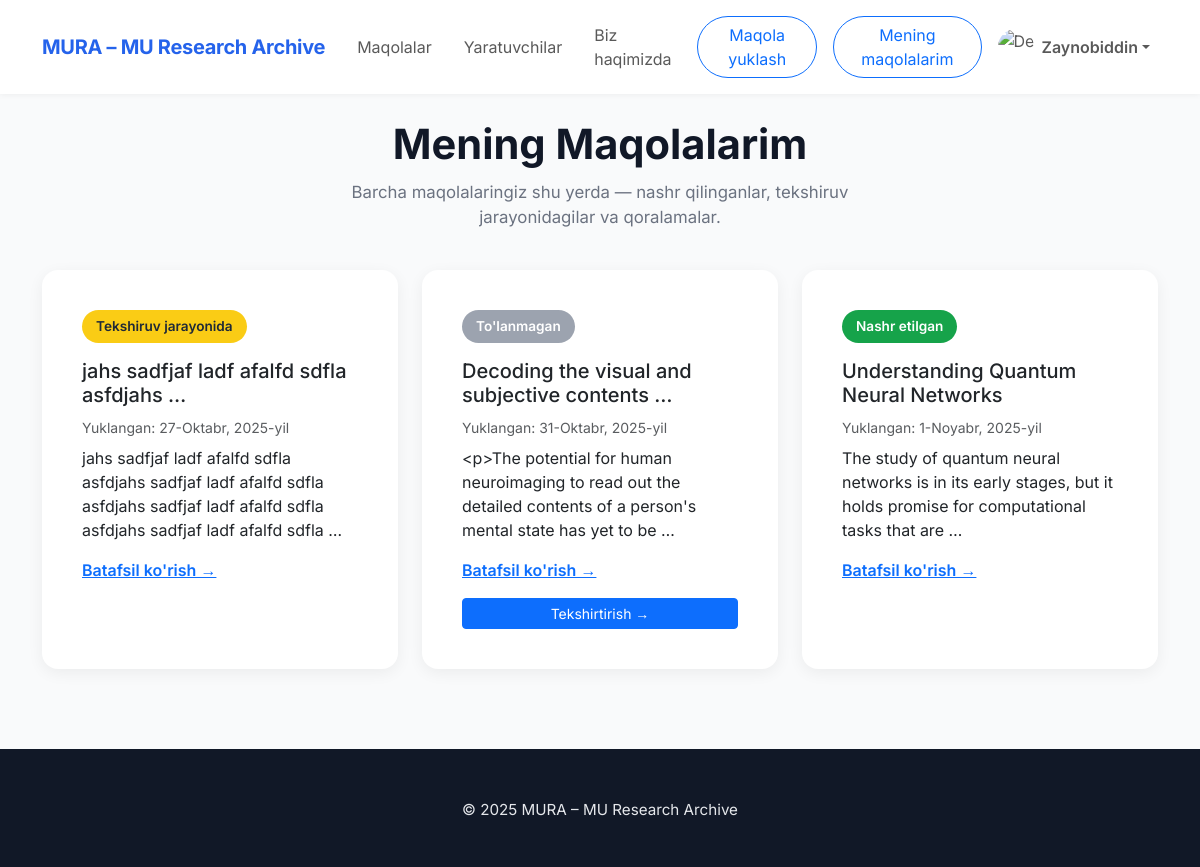
Before: /my-papers/ (signed in) with the older database file.
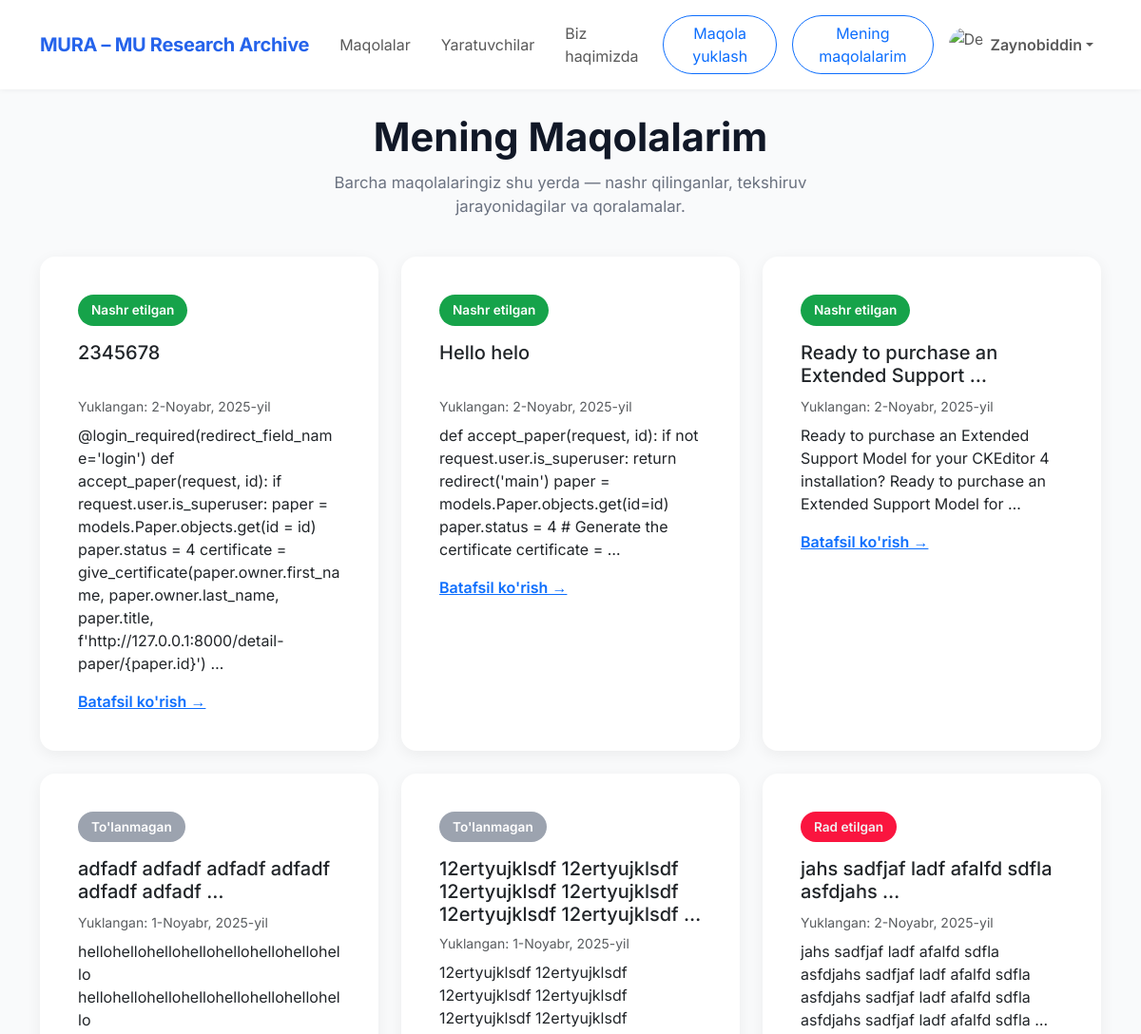
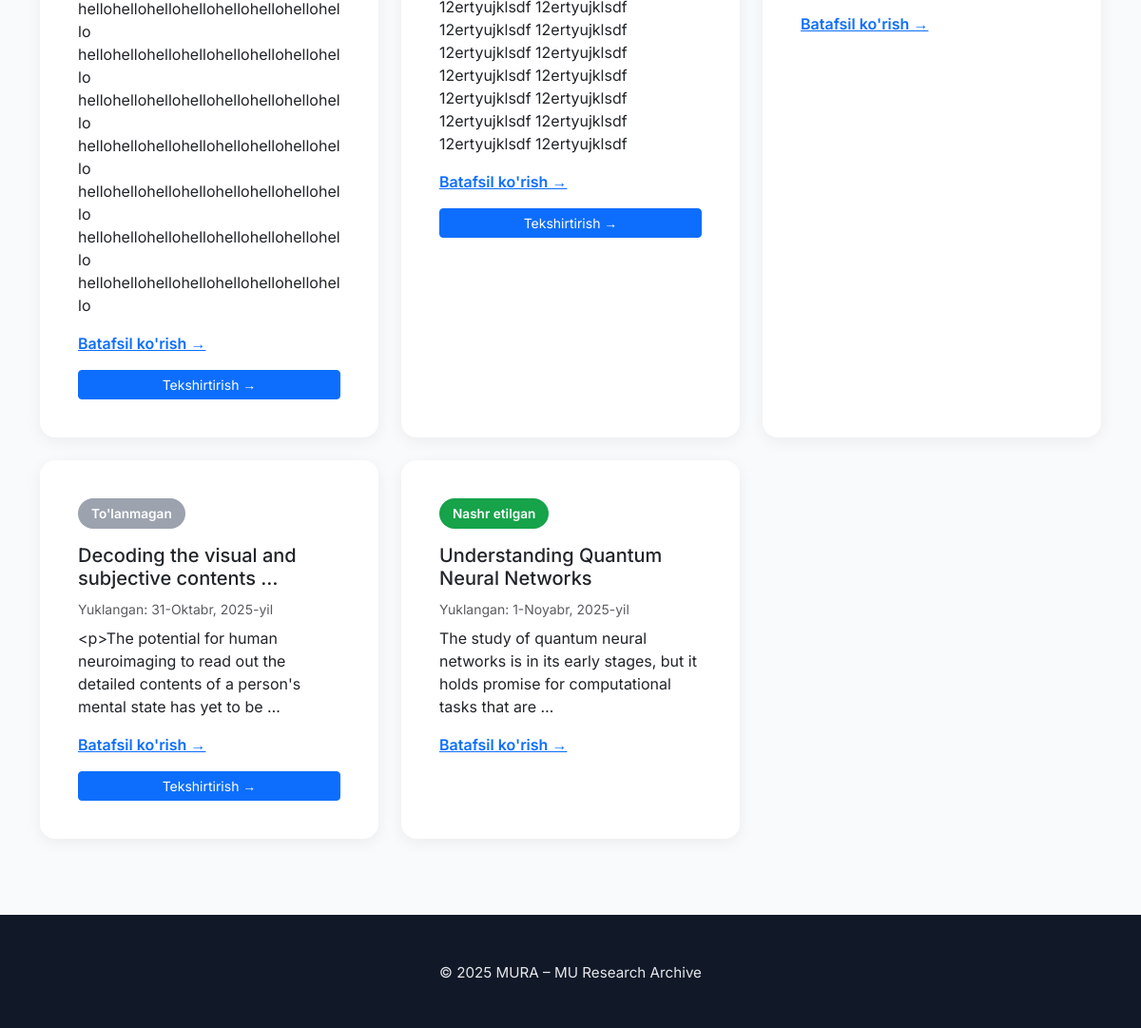
After: the same page with the newer database file (2 pictures, top to bottom).
### main/models.py (models this page shows, shortened)
class Paper(models.Model):
    STATUS_CHOICES = [
        (1, 'draft'),
        (2, 'on_process'),
        (3, 'declined'),
        (4, 'accepted'),
        (5, 'payment_process'),
        (6, 'blocked')
    ]
    owner = models.ForeignKey(CustomUser, on_delete=models.CASCADE)
    category = models.ForeignKey('Category', on_delete=models.SET_NULL, null=True)
    title = models.CharField(
        max_length=200,
        validators=[MinLengthValidator(1)],
        help_text="Sarlavha 1–100 belgidan iborat bo‘lishi kerak."
    )
    abstract = models.TextField(
        validators=[MinLengthValidator(100)],
        help_text="Qisqacha mazmun kamida 100 ta belgidan iborat bo‘lishi kerak."
    )
    intro = models.TextField()
    file = models.FileField(upload_to='pdfs/')
    status = models.IntegerField(
        choices=STATUS_CHOICES,
        default=1,
        help_text="Maqolaning joriy holatini tanlang."
    )
    published_at = models.DateField(auto_now=True)
    keywords = models.CharField(
        validators=[MinLengthValidator(10)],
        help_text="Kalit so‘zlar 10–300 belgidan iborat bo‘lishi kerak."
    )
    pages = models.IntegerField(
        null=True,
        blank=True,
        help_text="Betlar soni 3–50 oralig‘ida bo‘lishi kerak."
    )
    organization = models.CharField(
        max_length=120,
        validators=[MinLengthValidator(1)],
        null=True,
        blank=True,
        help_text="Tashkilot nomi 5–120 belgidan iborat bo‘lishi kerak."
    )
    paid_at = models.DateTimeField(null=True, blank=True)
    reject_count = models.IntegerField(default=0)
    citations = models.TextField(null=True)
    certificate = models.FileField(null=True)

### main/views.py (the view)
# urls.py: path('my-papers/', MyPapersView.as_view(), name='my_papers'),
class MyPapersView(LoginRequiredMixin, ListView):
    model = Paper
    template_name = 'papers.html'
    context_object_name = 'papers'
    login_url = 'login'
    def get_queryset(self):
        return Paper.objects.filter(owner=self.request.user).order_by('-id')

### templates/papers.html (shortened to what this page needs)
{% extends "base.html" %}
{% load static %}
{% block style %}
    <link href="https://cdn.jsdelivr.net/npm/bootstrap@5.3.3/dist/css/bootstrap.min.css" rel="stylesheet"/>
    <link rel="stylesheet" href="{% static 'main/css/papers.css' %}">
{% endblock %}
{% block content %}
    <section class="container my-5">
        <div class="section-header">
            <h1>Mening Maqolalarim</h1>
            <p>Barcha maqolalaringiz shu yerda — nashr qilinganlar, tekshiruv jarayonidagilar va qoralamalar.</p>
        </div>
        <div class="row g-4">
            {% for paper in papers %}
                <div class="col-12 col-md-6 col-lg-4 d-flex">
                    <div class="card p-4 flex-fill">
                        <div class="card-body">
                            {% if paper.status == 1 %}
                                <span class="status-badge status-draft">To'lanmagan</span>
                            {% elif paper.status == 2 %}
                                <span class="status-badge status-review">Tekshiruv jarayonida</span>
                            {% elif paper.status == 3 %}
                                <span class="status-badge status-decline">Rad etilgan</span>
                            {% elif paper.status == 4 %}
                                <span class="status-badge status-published">Nashr etilgan</span>
                            {% elif paper.status == 5 %}
                                <span class="status-badge status-review">To'lov tekshirilmoqda</span>
                            {% endif %}
                            <h5 class="card-title mt-2" style="min-height: 50px;">{{ paper.title|truncatewords:6 }}</h5>
                            <p class="text-muted small mb-2">Yuklangan: {{ paper.published_at }}</p>
                            <p style="min-height: 90px;">{{ paper.intro|truncatewords:20}}</p>
                            <a href="{% url 'my_paper' paper.id %}" class="text-primary fw-semibold">Batafsil ko'rish
                                →</a>
                            {% if paper.status == 1 %}
                                <a style="width: 100%;" href="{% url 'apply_otp' paper.id %}"
                                   class="btn btn-sm btn-primary mt-3">Tekshirtirish →</a>
                            {% endif %}
                        </div>
                    </div>
                </div>
            {% endfor %}
        </div>
    </section>
{% endblock %}

Changed rows visible on the page:
added Paper: status "Nashr etilgan", title "2345678", published_at "2-Noyabr, 2025-yil", intro "@login_required(redirect_field_name='login') def accept_paper(request, id): if request.user.is_superuser: paper = models.Paper.objects.get(id = id) paper.status = 4 certificate = give_certificate(paper.owner.first_name, paper.owner.last_name, paper.title, f'http://127.0.0.1:8000/detail-paper/{paper.id}') …"
added Paper: status "Nashr etilgan", title "Hello helo", published_at "2-Noyabr, 2025-yil", intro "def accept_paper(request, id): if not request.user.is_superuser: return redirect('main') paper = models.Paper.objects.get(id=id) paper.status = 4 # Generate the certificate certificate = …"
added Paper: status "Nashr etilgan", title "Ready to purchase an Extended Support …", published_at "2-Noyabr, 2025-yil", intro "Ready to purchase an Extended Support Model for your CKEditor 4 installation? Ready to purchase an Extended Support Model for …"
added Paper: status "To'lanmagan", title "adfadf adfadf adfadf adfadf adfadf adfadf …", published_at "1-Noyabr, 2025-yil", intro "hellohellohellohellohellohellohellohello hellohellohellohellohellohellohellohello hellohellohellohellohellohellohellohello hellohellohellohellohellohellohellohello hellohellohellohellohellohellohellohello hellohellohellohellohellohellohellohello hellohellohellohellohellohellohellohello hellohellohellohellohellohellohellohello hellohellohellohellohellohellohellohello"
added Paper: status "To'lanmagan", title "12ertyujklsdf 12ertyujklsdf 12ertyujklsdf 12ertyujklsdf 12ertyujklsdf 12ertyujklsdf …", published_at "1-Noyabr, 2025-yil", intro "12ertyujklsdf 12ertyujklsdf 12ertyujklsdf 12ertyujklsdf 12ertyujklsdf 12ertyujklsdf 12ertyujklsdf 12ertyujklsdf 12ertyujklsdf 12ertyujklsdf 12ertyujklsdf 12ertyujklsdf 12ertyujklsdf 12ertyujklsdf 12ertyujklsdf 12ertyujklsdf 12ertyujklsdf 12ertyujklsdf 12ertyujklsdf 12ertyujklsdf"
changed Paper "jahs sadfjaf ladf afalfd sdfla asfdjahs …": published_at "27-Oktabr, 2025-yil" → "2-Noyabr, 2025-yil"; status "Tekshiruv jarayonida" → "Rad etilgan"
